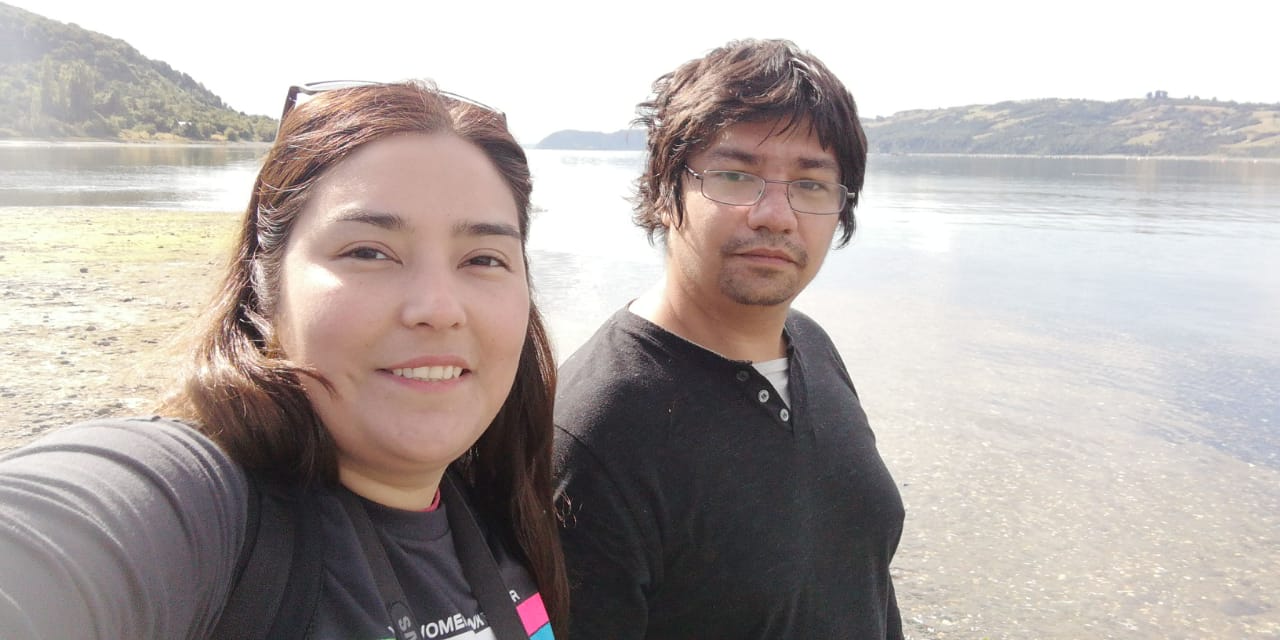
#> input picture 7Python/python_stack/python/fundamentals/reconocimiento/1.jpg, 1280 x 640 px, found by its file name
$ python tarea_openCv1.py
#> lines starting #> are read from the running program, lines starting #| are printed output that depends on the picture; after the words box and inside, x2 and y2 are one past the last pixel; in counts of white or black regions, pixels touching at a corner belong together
import cv2
#importo el archivo cascade para caras frontales
faceCascade = cv2.CascadeClassifier('haarcascade_frontalface_default.xml')
# asigno la direccion y leo las imagenes
imagen1 = r'E:\Users\alvar\Desktop\FsPython\7Python\python_stack\python\fundamentals\reconocimiento\1.jpg'
img1 = cv2.imread(imagen1)
#> img1 is the input picture: shape (640, 1280, 3); mean B, G, R 165.6, 168.6, 177.3
imagen2 = r'E:\Users\alvar\Desktop\FsPython\7Python\python_stack\python\fundamentals\reconocimiento\2.jpeg'
img2 = cv2.imread(imagen2)
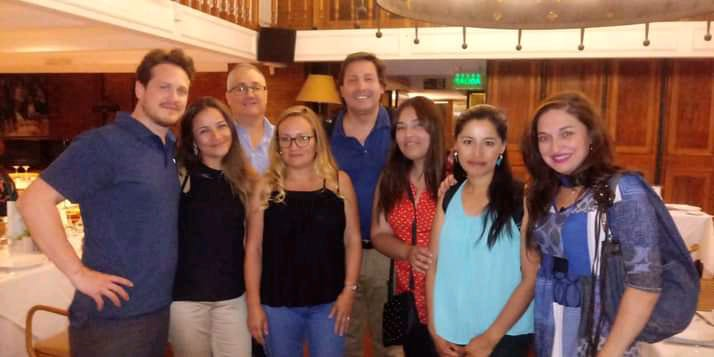
#> input picture 7Python/python_stack/python/fundamentals/reconocimiento/2.jpeg, 714 x 357 px, found by its file name
#> img2 is the input picture: shape (357, 714, 3); mean B, G, R 82, 92.7, 127.4
# Lo convierto a escala de gris
gris1 = cv2.cvtColor(img1, cv2.COLOR_BGR2GRAY)
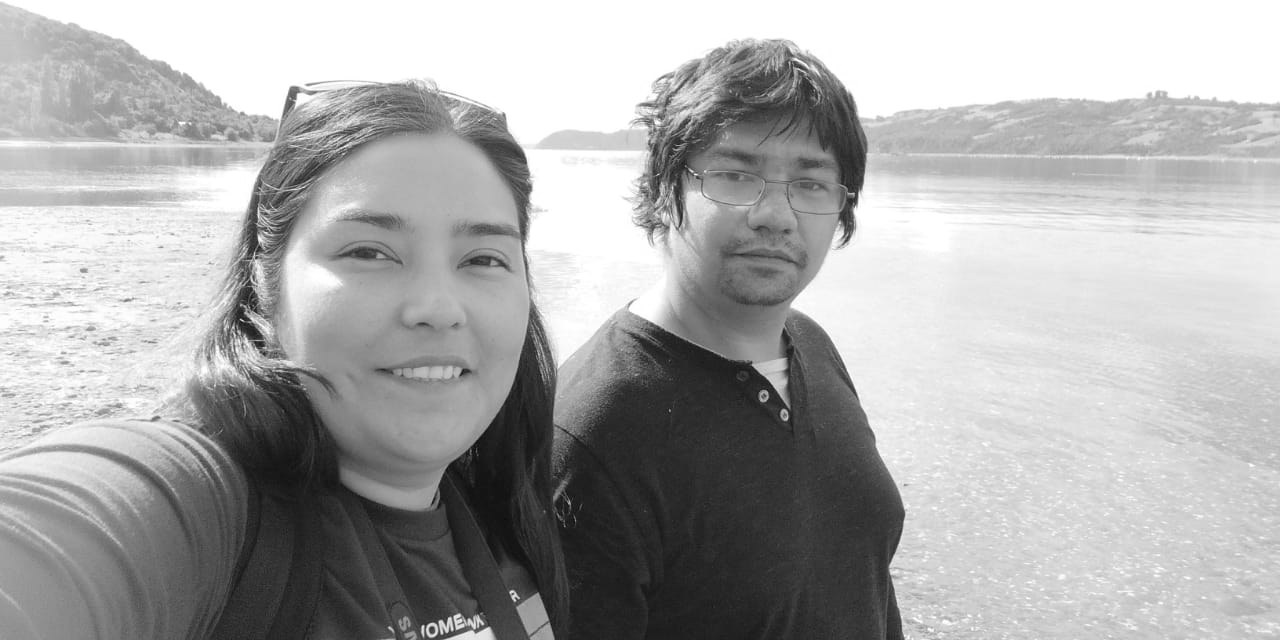
#> gris1: shape (640, 1280); min 11, max 255, mean 170.8
gris2 = cv2.cvtColor(img2, cv2.COLOR_BGR2GRAY)
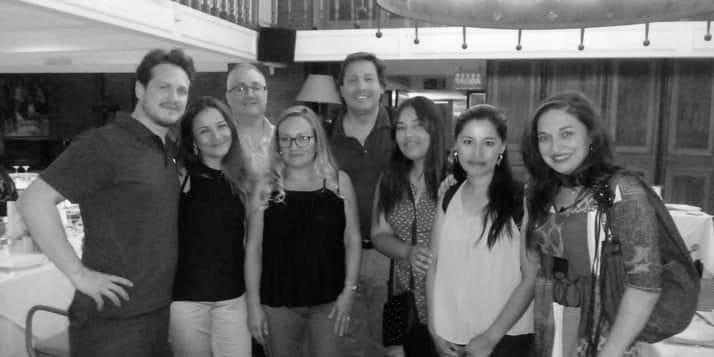
#> gris2: shape (357, 714); min 0, max 252, mean 101.9
caras1 = faceCascade.detectMultiScale(gris1, 1.1, 2,)
#> caras1 = [[677, 109, 185, 185], [282, 143, 289, 289]]
caras2 = faceCascade.detectMultiScale(gris2, 1.1, 2,)
#> caras2 = [[388, 112, 42, 42], [223, 69, 51, 51], [338, 61, 47, 47], [188, 109, 52, 52], [144, 68, 54, 54], [271, 119, 50, 50], [529, 112, 60, 60], [450, 121, 57, 57], [231, 159, 51, 51]]
#añado rectangulo verde
for (x, y, w, h) in caras1:
    cv2.rectangle(img1, (x,y), (x+w, y+h), (0, 255, 0), 2)
#> this loop made 2 passes
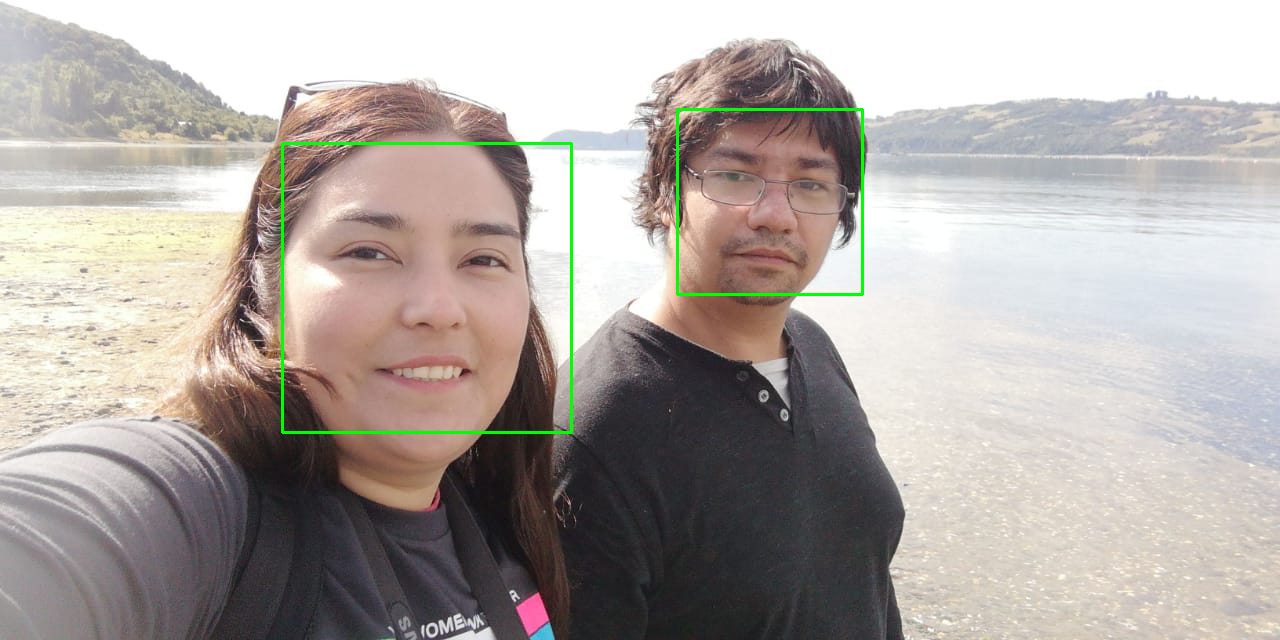
#> img1: shape (640, 1280, 3); 0.69% of pixels changed, all inside (x1, y1, x2, y2) = (281, 108, 864, 434)
for (x, y, w, h) in caras2:
    cv2.rectangle(img2, (x,y), (x+w, y+h), (0, 255, 0), 2)
#> this loop made 9 passes
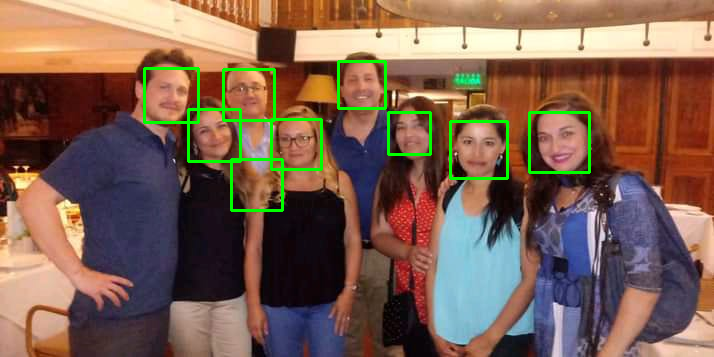
#> img2: shape (357, 714, 3); 2.13% of pixels changed, all inside (x1, y1, x2, y2) = (143, 60, 591, 212)
#muestro el resultado
cv2.imshow('img', img1)
cv2.waitKey()
cv2.imshow('img', img2)
cv2.waitKey()
